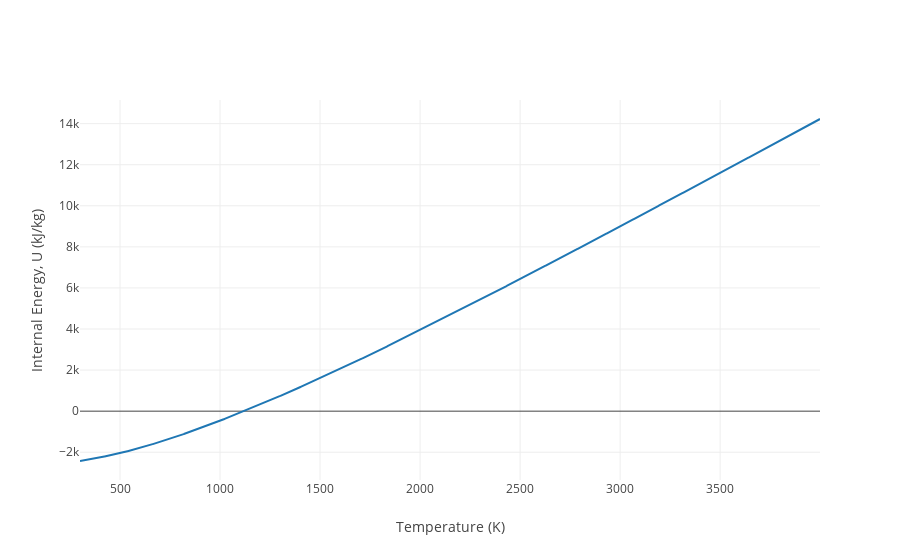

Notebook cell for this chart:
### Code cell
propane = pm.get('ig.C3H8')

T = list(range(300, 4000))
data = [go.Scatter(x=T,y=propane.e(T))]
layout = go.Layout(xaxis={'title':'Temperature (K)'}, 
                   yaxis={'title':'Internal Energy, U (kJ/kg)'})
figure=go.Figure(data=data,layout=layout)
py.offline.iplot(figure)

### Figure 1 — Plotly figure (JSON) as saved in the notebook; plotly's stock layout.template omitted (floating-point values rounded to 4 significant figures; data arrays with more than 128 entries replaced by an {"elided": "..."} marker saying what was removed)
{"data": [{"type": "scatter", "uid": "444bcdd9-94ee-46f8-a40c-30e5e898635b", "x": {"elided": "3700 int values"}, "y": {"elided": "3700 float values"}}], "layout": {"xaxis": {"title": {"text": "Temperature (K)"}}, "yaxis": {"title": {"text": "Internal Energy, U (kJ/kg)"}}}}
